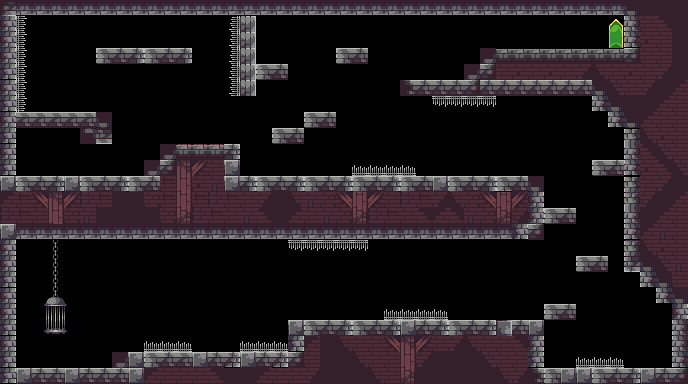

The image is a tile-based game level rendered from a .tmx file. Its description and source (layers, tilesets, objects; grid data summarised) follow:
An orthogonal 43x24 tile map with 16x16 px tiles, 3 tile layers (BaseLayer, Trap, StartEnd) and 3 objects.

<map version="1.2" tiledversion="1.3.2" orientation="orthogonal" renderorder="right-down" compressionlevel="0" width="43" height="24" tilewidth="16" tileheight="16" infinite="0" nextlayerid="18" nextobjectid="80">
 <editorsettings>
  <export target="Level1/Stage1Proto.json" format="json" />
 </editorsettings>
 <tileset firstgid="1" name="Assets" tilewidth="16" tileheight="16" tilecount="322" columns="23">
  <image source="Assets.png" width="368" height="224" />
  <tile id="71">
   <objectgroup draworder="index" id="2">
    <object id="1" x="0" y="0.181818">
     <polygon points="0,0 16,0 16.1818,15.4545 12.1818,16.1818 10.0909,11.2727 5.45455,10 0.363636,4.72727" />
    </object>
   </objectgroup>
  </tile>
  <tile id="73">
   <objectgroup draworder="index" id="2">
    <object id="1" x="-0.125" y="-0.125">
     <polygon points="0,0 16.125,0.25 0.375,16.125" />
    </object>
   </objectgroup>
  </tile>
  <tile id="143">
   <objectgroup draworder="index" id="2">
    <object id="1" x="-0.181818" y="0.181818">
     <polygon points="0,0 16,0 16.1818,7.81818 12,6.18182 8.54545,5.09091 5.27273,7.09091 2.72727,2.72727 0.363636,6.54545" />
    </object>
   </objectgroup>
  </tile>
 </tileset>
 <layer id="3" name="BaseLayer" width="43" height="24">
  <data>[1032 cells, 971 non-empty, 49 distinct tile ids]</data>
 </layer>
 <layer id="5" name="Trap" width="43" height="24">
  <data>[1032 cells, 48 non-empty, 2 distinct tile ids]</data>
 </layer>
 <layer id="17" name="StartEnd" width="43" height="24">
  <data>[1032 cells, 14 non-empty, 13 distinct tile ids]</data>
 </layer>
</map>
